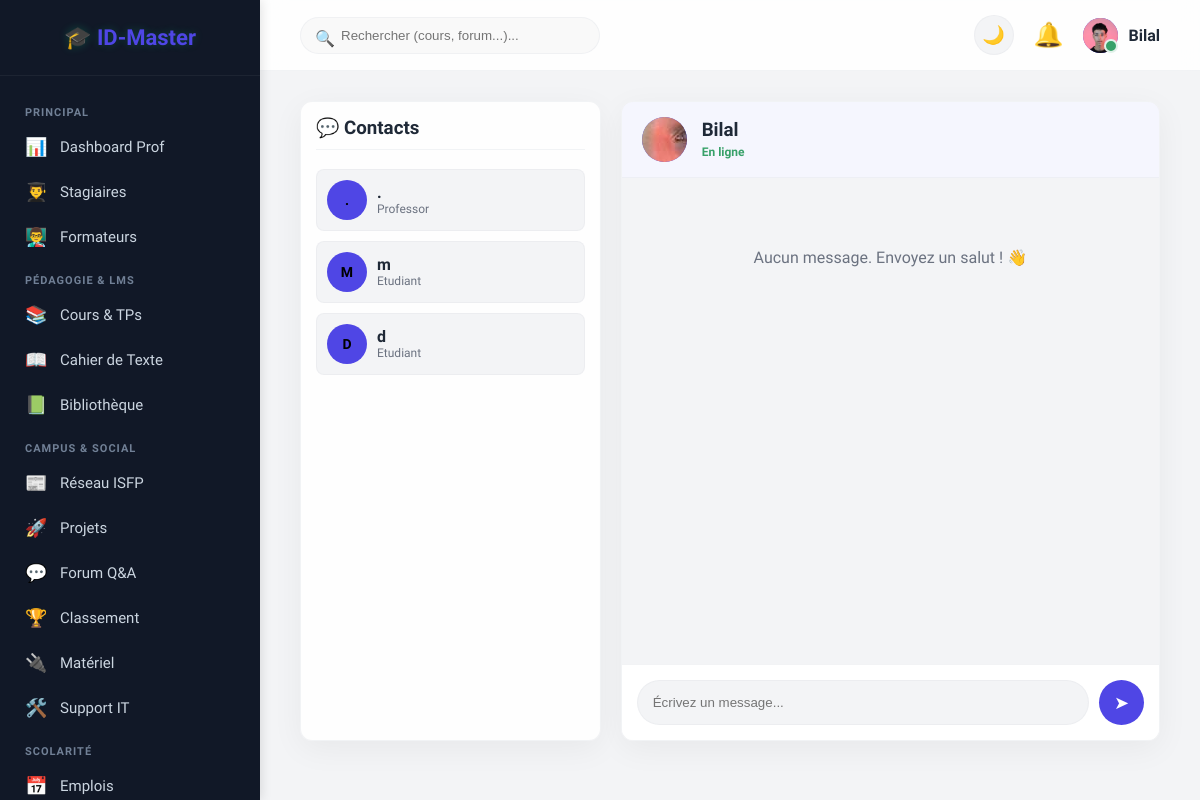
The app's page /messages/1/ (signed in), older data.
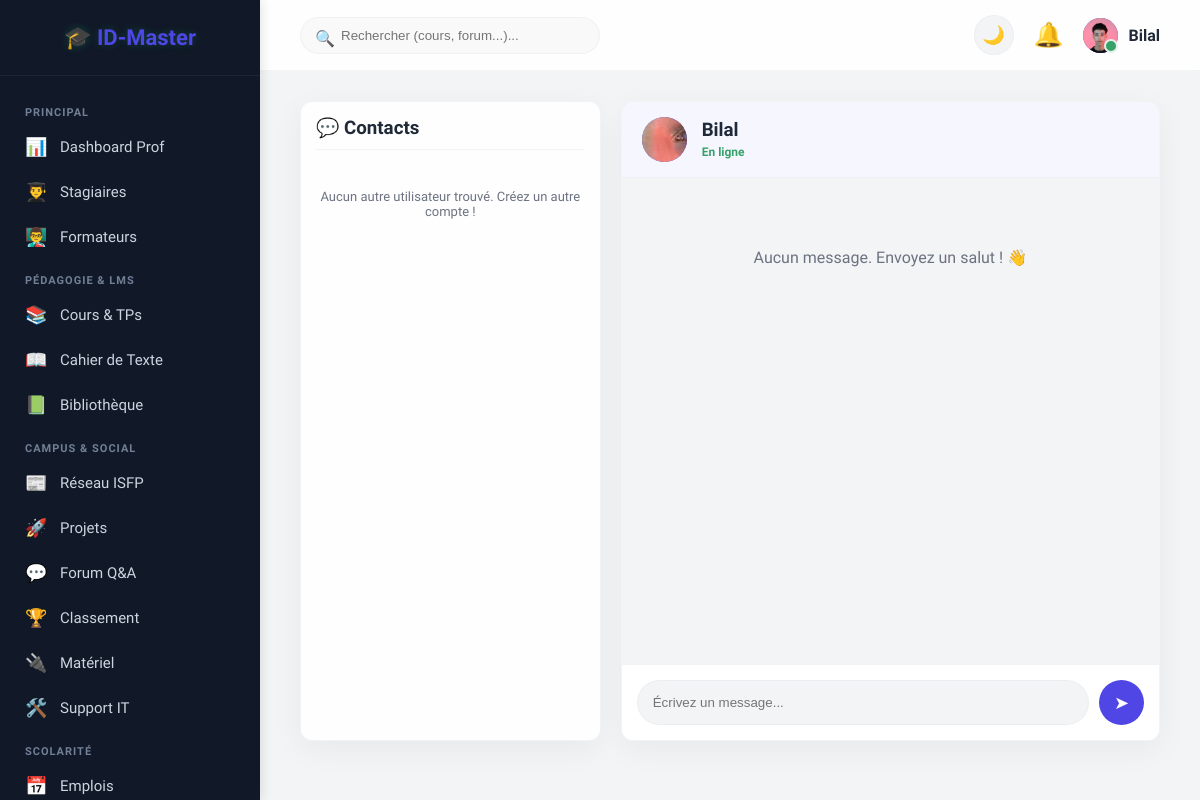
The same page, newer data.
### accounts/models.py (models this page shows, shortened)
class CustomUser(AbstractUser):
    ROLE_CHOICES = (('admin', 'Administrateur'), ('professor', 'Professeur'), ('etudiant', 'Étudiant'))
    role = models.CharField(max_length=20, choices=ROLE_CHOICES, default='etudiant')
    profile_picture = models.ImageField(upload_to='profiles/', blank=True, null=True)
    numero_cef = models.CharField(max_length=50, blank=True, null=True, verbose_name="N° Inscription (CEF)")
    last_activity = models.DateTimeField(default=timezone.now)

### accounts/views.py (the view)
# urls.py: path('messages/', messages_view, name='messages'),
def messages_view(request, user_id=None):
    if not request.user.is_authenticated: return redirect('login')
    users = CustomUser.objects.exclude(id=request.user.id)
    active_chat_user = None
    chat_messages = []
    if user_id:
        active_chat_user = get_object_or_404(CustomUser, id=user_id)
        Message.objects.filter(sender=active_chat_user, receiver=request.user, is_read=False).update(is_read=True)
        chat_messages = Message.objects.filter(
            (Q(sender=request.user) & Q(receiver=active_chat_user)) |
            (Q(sender=active_chat_user) & Q(receiver=request.user))
        ).order_by('timestamp')
    if request.method == 'POST' and active_chat_user:
        content = request.POST.get('content')
        if content:
            Message.objects.create(sender=request.user, receiver=active_chat_user, content=content)
            return redirect('chat', user_id=active_chat_user.id)
    return render(request, 'accounts/messages.html', {
        'users': users,
        'active_chat_user': active_chat_user,
        'chat_messages': chat_messages
    })

### accounts/templates/accounts/messages.html (shortened to what the changed rows need)
{% extends 'accounts/base.html' %}
{% block content %}
<div style="display: flex; gap: 20px; height: 80vh;">
    <div class="card" style="flex: 1; overflow-y: auto; padding: 15px;">
        <div style="display: flex; flex-direction: column; gap: 10px; margin-top: 15px;">
            {% for u in users %}
            <a href="{% url 'chat' u.id %}" style="display: flex; align-items: center; gap: 10px; padding: 10px; border-radius: 8px; text-decoration: none; background: {% if active_chat_user.id == u.id %}rgba(74, 92, 255, 0.1){% else %}var(--bg-body){% endif %}; border: 1px solid var(--border-color); transition: 0.2s;">
                <div class="avatar-container" style="width: 40px; height: 40px; font-size: 14px;">
                    {% if u.profile_picture %}<img src="{{ u.profile_picture.url }}">{% else %}{{ u.username|make_list|first|upper }}{% endif %}
                </div>
                <div>
                    <div style="color: var(--text-main); font-weight: bold;">{{ u.first_name|default:u.username }}</div>
                    <div style="color: var(--text-muted); font-size: 12px;">{{ u.role|title }}</div>
                </div>
            </a>
            {% empty %}
            <p style="color: var(--text-muted); text-align: center; font-size: 13px; margin-top: 20px;">Aucun autre utilisateur trouvé. Créez un autre compte !</p>
            {% endfor %}
        </div>
    </div>
</div>
{% endblock %}

Row changes from the older to the newer data that the page shows:
removed CustomUser: username|make_list ".", first_name ".", role "Professor"
removed CustomUser: username|make_list "M", first_name "m", role "Etudiant"
removed CustomUser: username|make_list "D", first_name "d", role "Etudiant"
Text that changed along with them:
text now shown: "Aucun autre utilisateur trouvé. Créez un autre compte !"
